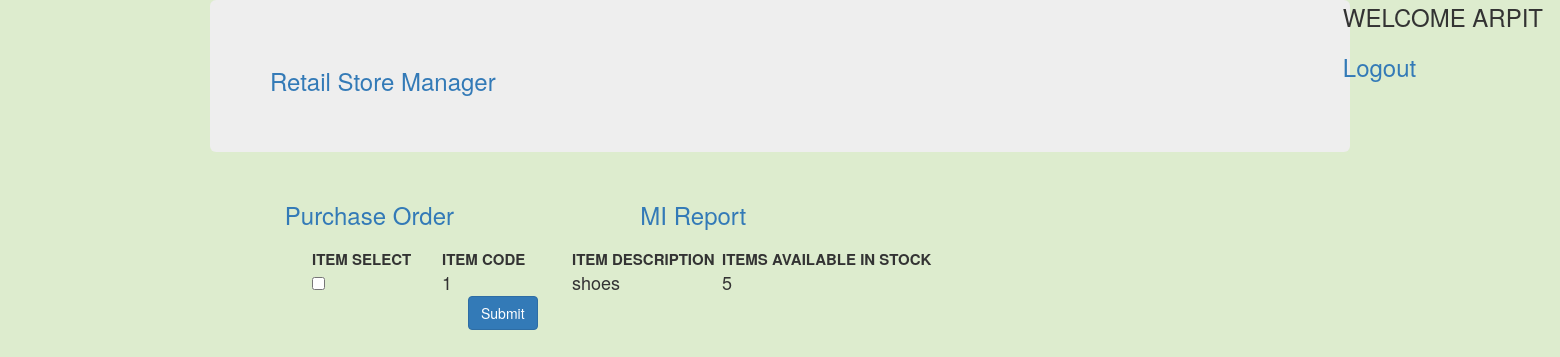
Screenshot of /Coding/RetailStoreManager/--RetailMinimumStockLevel.php (signed in) with the database file from the repository.
### tables this page shows
CREATE TABLE IF NOT EXISTS `item` (
  `item_code` int(11) NOT NULL,
  `item_desc` varchar(100) NOT NULL,
  `unit_of_measure` varchar(100) NOT NULL,
  `central_retail_price` int(11) NOT NULL,
  `supplier_central_price` int(11) NOT NULL
);

CREATE TABLE IF NOT EXISTS `retail_store` (
  `store_id` int(11) NOT NULL,
  `store_name` varchar(100) NOT NULL,
  `item_code` int(11) NOT NULL,
  `items_available` int(11) NOT NULL,
  `min_stock_level` int(11) NOT NULL
);

### Coding/admin/session.php (called while the page is built, shortened)
<?php
 function getdetail($feild)
 {
   $query = "SELECT `$feild` FROM `login` WHERE `employee_id` = '".$_SESSION['employee_id']."'";
   require 'connection.php';
   if($run=mysqli_query($server,$query)){
     $row=mysqli_fetch_assoc($run);
     $result=$row[$feild];
     return $result;
     }
   }
?>

### Coding/RetailStoreManager/--RetailMinimumStockLevel.php (the view, shortened to what this page needs)
<?php
require 'RetailStoreManager.php';
$query = "SELECT `item_code`,`item_desc` FROM `item` WHERE item_code = (SELECT `item_code` FROM retail_store WHERE items_available < `min_stock_level`)";
 if($run=mysqli_query($server,$query)){
 	while($row=mysqli_fetch_assoc($run)){
 		$item_code = $row['item_code'];
 		$item_desc = $row['item_desc'];
 	}
 }
$query_two = "SELECT items_available FROM `retail_store` WHERE `item_code` = '$item_code'";
 if($run_two=mysqli_query($server,$query_two)){
 	while($row_two=mysqli_fetch_assoc($run_two)){
 	$items_available = $row_two['items_available'];
 	}
 }
?>
<html>
<body>
<div class="display-tables">
<form action="RetailPurchaseOrder.php" method="POST">
<table>
<tr>
		  <th width='130'>ITEM SELECT</th>
		  <th width='130'>ITEM CODE</th>
          <th width='150'>ITEM DESCRIPTION</th>
          <th width='230'>ITEMS AVAILABLE IN STOCK</th>
 </tr>
 <tr>
 	<td  width='130'><input type ='checkbox' name='checkbox'></td>
 	<td  width='130'><?php echo $item_code; ?></td>
 	<td  width='130'><?php echo $item_desc; ?></td>
 	<td  width='230'><?php echo $items_available; ?></td>
 </tr>
</table>
 <input type="submit" name="submit" class="btn btn-primary" value="Submit">
</form>
</div>
</body>
</html>

### Coding/RetailStoreManager/RetailStoreManager.php (shortened to what this page needs)
<!DOCTYPE html>
<html lang="en">
  <head>
    <link href="../css/bootstrap.min.css" rel="stylesheet">
    <link href="../css/style.css" rel="stylesheet">
  </head>
<?php
include '../admin/session.php';
include '../admin/connection.php';
 if(isset($_SESSION['employee_id'])&& !empty($_SESSION['employee_id'])){
     $name1=getdetail('employee_name');
     $name_upper = strtoupper($name1);
    echo "<div class ='logout'><font size = '5' style='position: absolute; right: 17px;' >WELCOME
    $name_upper<br><li><h3><a href='../admin/logout.php'>Logout</a></li></font></div>";
  } else{
   header('location:../login.php');
   }
?>
<body>
<div class="container">
    <div class="jumbotron"><h3><a href="RetailStoreManager.php">Retail Store Manager</a></h3></div>
</div>
<div class="left-box">
<ul>
     <li> <a href="RetailPurchaseOrder.php" ><h3>Purchase Order</h3></a></li>
      <li><a href="MIReport.php" ><h3>MI Report</h3></a></li>
      </ul>
</div>
</body>
</html>

### Coding/css/style.css (style rules this page uses)
body { background-color:#DDECCE; }
.logout li { display: inherit; }
.display-tables { bottom: 33%; left:30%; position: relative; }
.display-tables table { right: 10%; position: relative; }
.left-box { width: 100%; left: 4%; position: relative; }
.left-box ul li { display: inline-flex; margin-left: 12%; }
td, label { font-size: 25px; }
th { font-size: 15px; }
table td { font-size: 18px; }

### rows the page displays
item: item_code "1", item_desc "shoes"
retail_store: items_available "5"

### other values shown
$name_upper "ARPIT"
